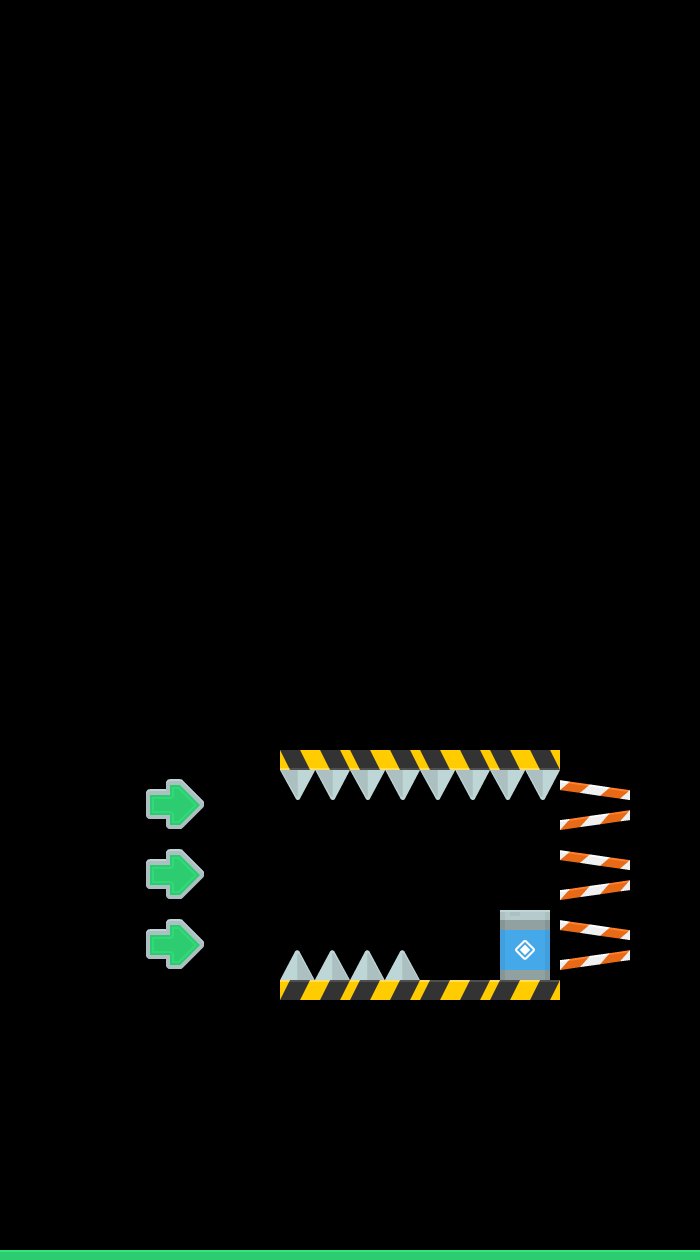

A 2D game scene composited from a Tiled map and its tileset images. What follows is a short description and the map's XML, with every tile layer's data as written:
An orthogonal 10x18 tile map with 70x70 px tiles, 1 tile layer (Tile Layer 1) and 9 objects (4x collision, 2x danger, exit, player, arrow_right).

<map version="1.4" tiledversion="1.4.3" orientation="orthogonal" renderorder="right-down" width="10" height="18" tilewidth="70" tileheight="70" infinite="0" nextlayerid="5" nextobjectid="12">
 <tileset firstgid="1" source="Rocket.tsx" />
 <layer id="1" name="Tile Layer 1" width="10" height="18">
  <data encoding="csv">
0,0,0,0,0,0,0,0,0,0,
0,0,0,0,0,0,0,0,0,0,
0,0,0,0,0,0,0,0,0,0,
0,0,0,0,0,0,0,0,0,0,
0,0,0,0,0,0,0,0,0,0,
0,0,0,0,0,0,0,0,0,0,
0,0,0,0,0,0,0,0,0,0,
0,0,0,0,0,0,0,0,0,0,
0,0,0,0,0,0,0,0,0,0,
0,0,0,0,0,0,0,0,0,0,
0,0,0,0,1073741888,1073741888,1073741888,1073741888,0,0,
0,0,70,0,38,38,38,38,76,0,
0,0,70,0,0,0,0,0,76,0,
0,0,70,0,52,52,0,90,76,0,
0,0,0,0,64,64,64,64,0,0,
0,0,0,0,0,0,0,0,0,0,
0,0,0,0,0,0,0,0,0,0,
11,11,11,11,11,11,11,11,11,11
</data>
 </layer>
 <objectgroup id="2" name="physics">
  <object id="5" name="collision" x="0" y="1250" width="702" height="42" />
  <object id="6" name="collision" x="281" y="749" width="279" height="19" />
  <object id="7" name="collision" x="281" y="981" width="281" height="22" />
  <object id="8" name="danger" x="281" y="771" width="280" height="30" />
  <object id="9" name="danger" x="282" y="950" width="137" height="29" />
  <object id="11" name="collision" x="562" y="770" width="69" height="208" />
 </objectgroup>
 <objectgroup id="4" name="objects">
  <object id="2" name="exit" x="499.302" y="914.216" width="52.04" height="61.8854" />
  <object id="4" name="player" x="306.614" y="1142.07" width="28.1297" height="45.0075" />
  <object id="10" name="arrow_right" x="141" y="771" width="66" height="202" />
 </objectgroup>
</map>
